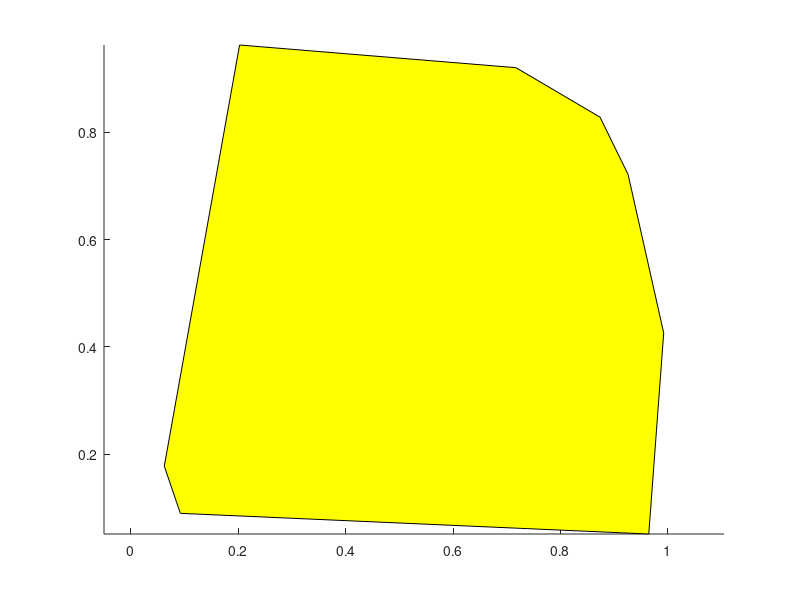

Reproduce this figure in MATLAB.
function inpolygonTest3
%using angle sum method only at bounding points

polyPoint=rand(30,2);
K=convhull(polyPoint(:,1),polyPoint(:,2));
polyP=polyPoint(K,:);


p=rand(100000,2);
%p=[0.5 0.5;1 1;0.75 0.75;0 0];
lenx=length(polyP);
inPoly=logical(zeros(length(p),1));
[maxX, iMaX]=max(polyP(:,1));
[maxY, iMaY]=max(polyP(:,2));
[minX, iMiX]=min(polyP(:,1));
[minY, iMiY]=min(polyP(:,2));
indexBound=[iMiX iMiY iMaX iMaY];
TWOPI=round(2*pi*10000)/10000; 
tic

for n=1:length(p)
    
    point=p(n,:);
    ind=4;
    m=4;
    theta=0;
    if point(1)<minX || point(1)>maxX || point(2)<minY || point(2) >maxY
       %point out of bounding box 
    else
        while m<=4
            vecA=-polyP(indexBound(m),:)+point;
            phi1=pi+atan2(vecA(2),vecA(1));
            vecB=-polyP(indexBound(ind),:)+point;
            phi2=pi+atan2(vecB(2),vecB(1));
            %theta=theta+angle2D(vecA,vecB);
            theta=theta+abs(phi1-phi2);
            m=m+1;
            ind=m-1;
        end
    end
    theta=round(theta*10000)/10000;
    %theta
    if abs(theta)<pi
       inPoly(n)=true;
    end
    
end

toc
p2=p(inPoly,:);
patch(polyP(:,1),polyP(:,2),'y');
%line(p(:,1),p(:,2),'marker','o','linestyle','none')
%line(p2(:,1),p2(:,2),'marker','.','linestyle','none')
axis equal    

function theta=angle2D(vecA,vecB)
        phi1=atan2(vecA(2),vecA(1));
        phi2=atan2(vecB(2),vecB(1));
        theta=phi2-phi1;
        while theta > pi
           theta = theta - 2*pi;
        end
        while theta < -pi
           theta = theta + 2*pi;
        end
return